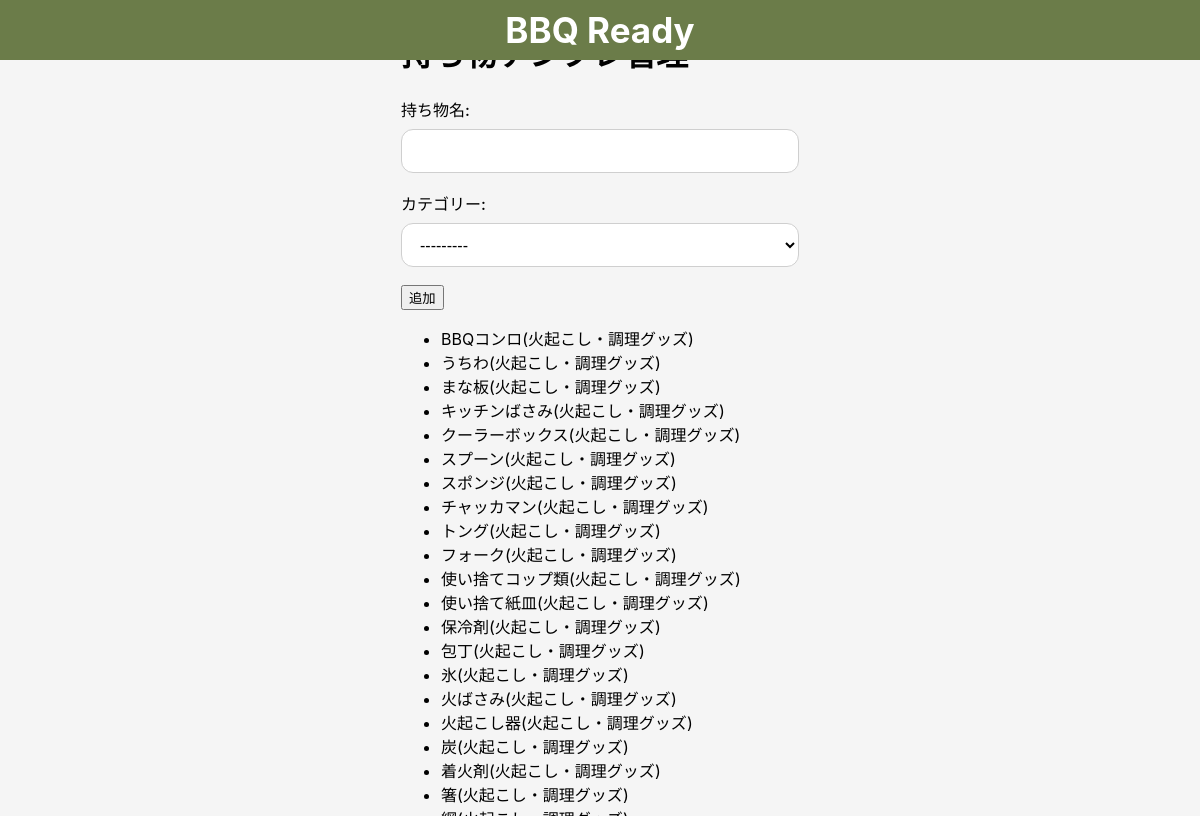
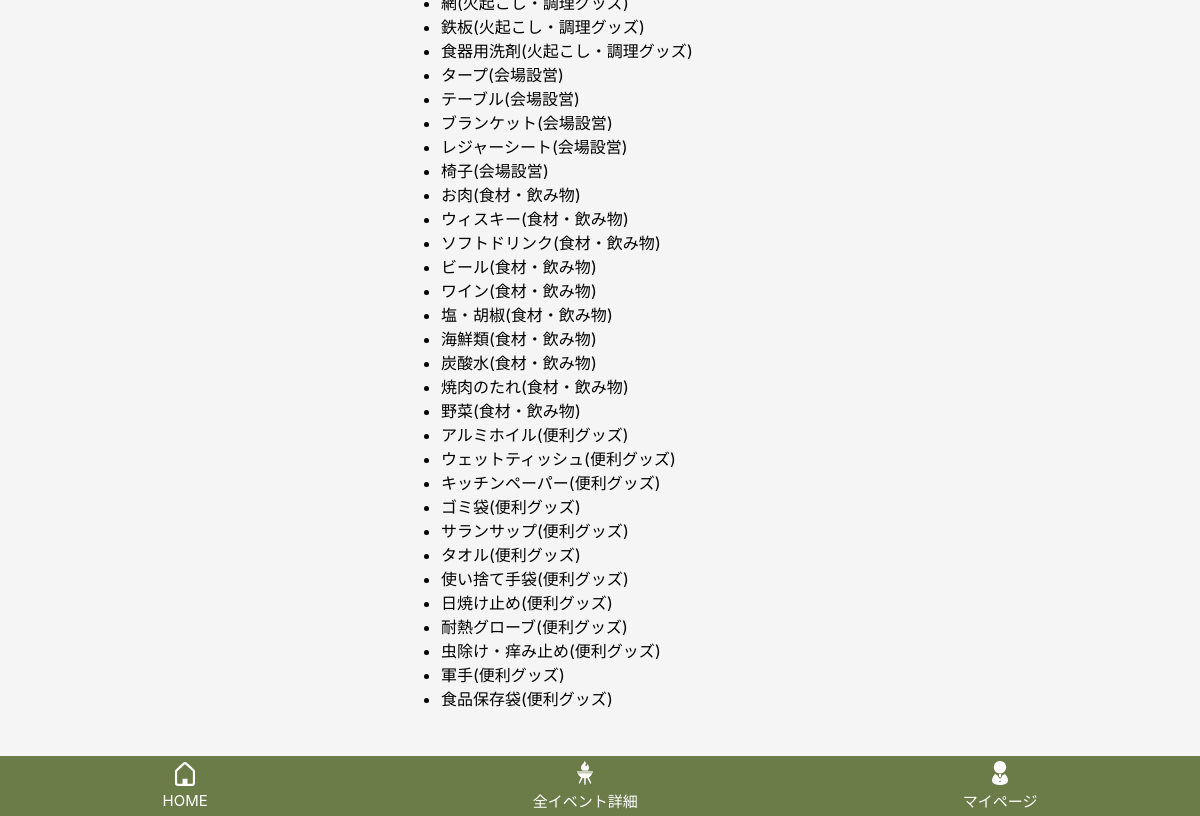
/bbq-items/ (signed in), run on an earlier commit of the app's database (2 pictures, top to bottom).
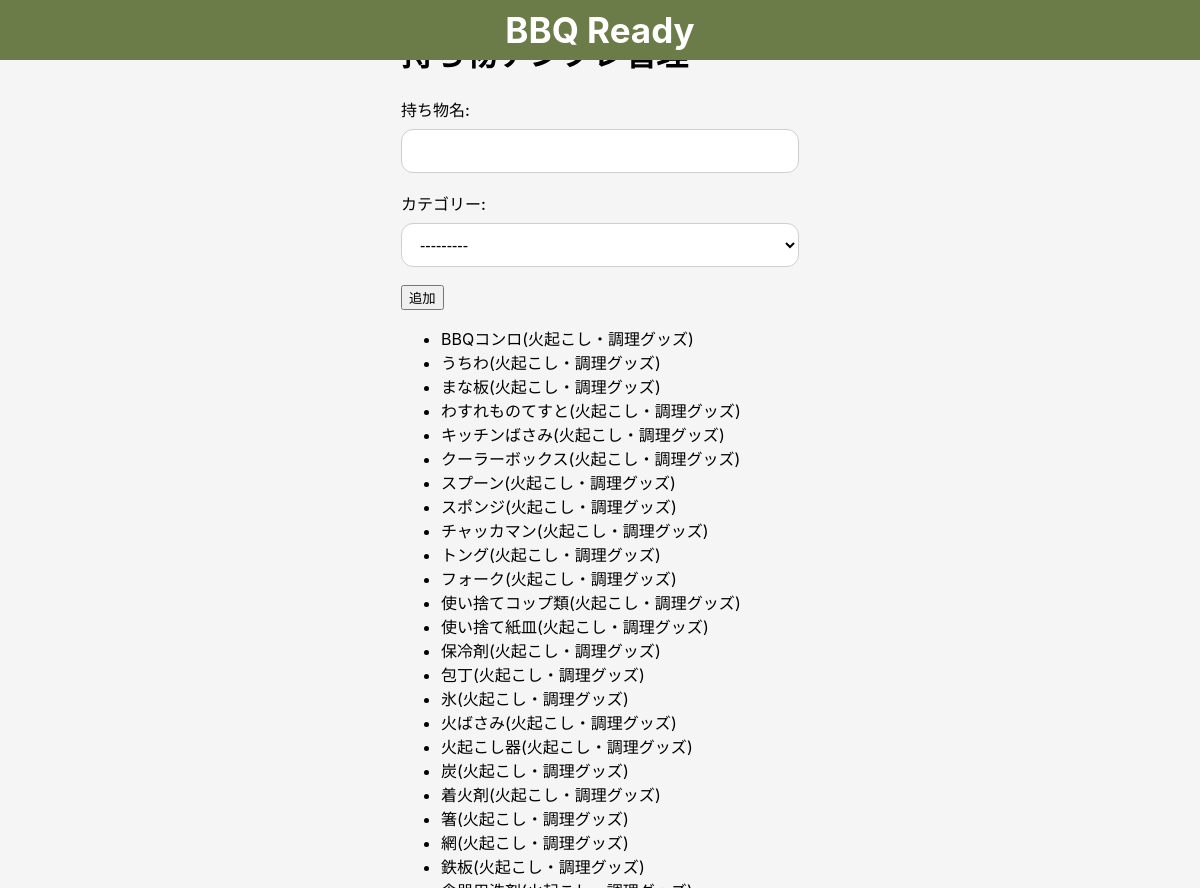
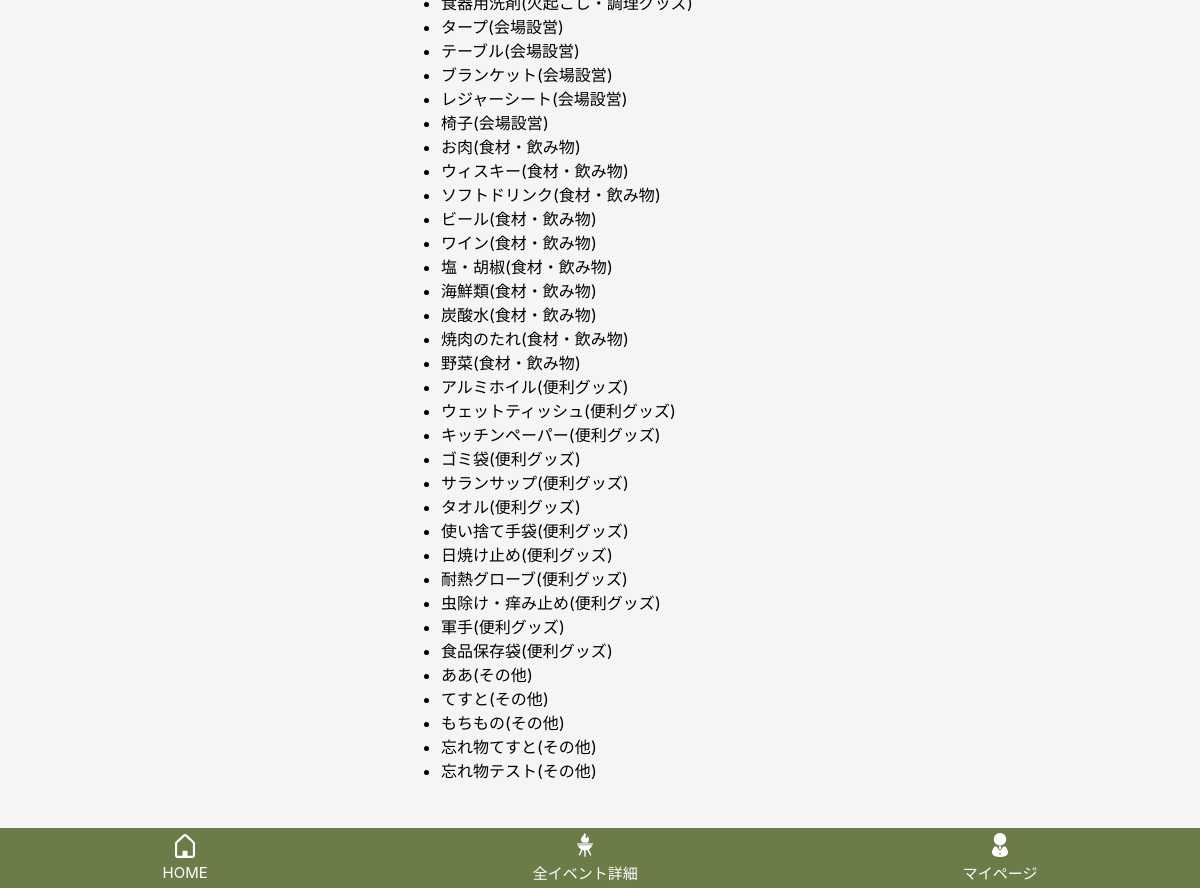
And on a later commit of the database (2 pictures, top to bottom).
### bbq_app/models.py (models this page shows, shortened)
class BbqItem(models.Model):
    class Category(models.IntegerChoices):
        FIRE = 1, "火起こし・調理グッズ"
        PLACE = 2, "会場設営"
        FOOD = 3, "食材・飲み物"
        CONVENIENCE = 4, "便利グッズ"
        OTHER = 5, "その他"
    user = models.ForeignKey(settings.AUTH_USER_MODEL, null=True, blank=True, on_delete=models.CASCADE, related_name="bbq_items")
    name = models.CharField("持ち物名", max_length=50)
    category = models.IntegerField(choices=Category.choices)
    created_at = models.DateTimeField(auto_now_add=True)
    updated_at = models.DateTimeField(auto_now=True)

### bbq_app/views.py (the view)
# urls.py: path("bbq-items/", views.bbq_item_list_create, name="bbq_item_list_create"),
@login_required
def bbq_item_list_create(request):
    items = BbqItem.objects.filter(
        Q(user=request.user) | Q(user__isnull=True)).order_by("category", "name")
    if request.method == "POST":
        form = BbqItemForm(request.POST)
        if form.is_valid():
            bbq_item = form.save(commit=False)
            bbq_item.user = request.user
            bbq_item.save()
            return redirect("bbq_item_list_create")
    else:
        form = BbqItemForm()
    return render(
        request,
        "bbq_app/bbqitem_list_create.html",
        {"items":items, "form":form})

### bbq_app/forms.py
class BbqItemForm(forms.ModelForm):
    class Meta:
        model = BbqItem
        fields = ["name", "category"]
        labels = {
            "name": "持ち物名",
            "category": "カテゴリー",
        }

### bbq_app/templates/bbq_app/bbqitem_list_create.html (shortened to what this page needs)
{% extends "bbq_app/base.html" %}
{% block header %}
  {% include "bbq_app/partials/event_header.html" %}
{% endblock %}
{% block content %}
<h1>持ち物テンプレ管理</h1>
<form method="post">
    {{ form.as_p }}
    <button type="submit">追加</button>
</form>
<ul>
{% for item in items %}
    <li>
        {{ item.name }}({{ item.get_category_display }})
    </li>
{% empty %}
    <li>テンプレ持ち物はまだありません</li>
{% endfor %}
</ul>
{% endblock %}

### bbq_app/templates/bbq_app/base.html (shortened to what this page needs)
{% load static %}
<!DOCTYPE html>
<html lang="ja">
<head>
    <link rel="stylesheet" href="{% static 'bbq_app/css/style.css' %}">
</head>
<body>
    {% block header %}{% endblock %}
    <main class="main-content">
    {% block content %}{% endblock %}
    </main>
    {% block footer %}
        {% include "bbq_app/partials/footer_nav.html" %}
    {% endblock %}
</body>
</html>

### bbq_app/templates/bbq_app/partials/event_header.html (shortened to what this page needs)
{% load static %}
{% include "bbq_app/partials/top_bar.html" %}

### bbq_app/templates/bbq_app/partials/top_bar.html
<header class="top-bar">
    <div class="top-bar__title">BBQ Ready</div>
</header>

### bbq_app/templates/bbq_app/partials/footer_nav.html
{% load static %}
<div class="footer-nav">
    <a href="{% url 'home' %}">
        <img src="{% static 'bbq_app/images/home.png' %}" width="24">
        <span>HOME</span>
    </a>
    <a href="{% url 'event_list' %}">
        <img src="{% static 'bbq_app/images/events.png' %}" width="24">
        <span>全イベント詳細</span>
    </a>
    <a href="{% url 'mypage' %}">
        <img src="{% static 'bbq_app/images/mypage.png' %}" width="24">
        <span>マイページ</span>
    </a>
</div>

### bbq_app/static/bbq_app/css/style.css (style rules this page uses)
body { margin: 0; background: #f5f5f5; font-family: -apple-system, BlinkMacSystemFont, "Helvetica Neue", sans-serif; }
.main-content { max-width: 430px; margin: 0 auto; padding: 80px 16px 90px; box-sizing: border-box; padding-top: 8px; }
.main-content form p { margin-bottom: 18px; }
.main-content form label { display: block; width: auto; font-weight: 500; margin-bottom: 8px; }
.main-content form input, .main-content form textarea, .main-content form select { width: 100%; max-width: 100%; box-sizing: border-box; }
.main-content input, .main-content select, .main-content textarea { height: 44px; padding: 10px 12px; font-size: 16px; box-sizing: border-box; }
.main-content input[type="text"], .main-content input[type="datetime-local"] { width: 100%; min-height: 44px; height: 44px; padding: 0 14px; font-size: 16px; border-radius: 12px; border: 1px solid #cfcfcf; box-sizing: border-box; background: white; appearance: none; -webkit-appearance: none; line-height: 44px; }
.top-bar { position: fixed; top: 0; left: 0; width: 100%; height: 60px; background: #6b7c49; display: flex; align-items: center; justify-content: center; z-index: 1000; color: white; }
.top-bar__title { font-size: 35px; font-weight: bold; }
.footer-nav { position: fixed; bottom: 0; left: 0; width: 100%; height: 60px; background: #6b7c49; display: flex; justify-content: space-around; align-items: center; }
.footer-nav a { text-decoration: none; color: white; display: flex; flex-direction: column; align-items: center; font-size: 15px; }
.footer-nav img { margin-bottom: 5px; }
.main-content input[type="text"], .main-content input[type="datetime-local"], .main-content input[type="date"], .main-content input[type="time"], .main-content input[type="datetime-local"], .main-content textarea, .main-content select { padding: 12px 14px; font-size: 16px; border-radius: 12px; border: 1px solid #cfcfcf; box-sizing: border-box; min-height: 44px; background: white; }

What changed in the data, as far as the page shows it:
added BbqItem: name "わすれものてすと", category "火起こし・調理グッズ"
added BbqItem: name "ああ", category "その他"
added BbqItem: name "てすと", category "その他"
added BbqItem: name "もちもの", category "その他"
added BbqItem: name "忘れ物てすと", category "その他"
added BbqItem: name "忘れ物テスト", category "その他"
